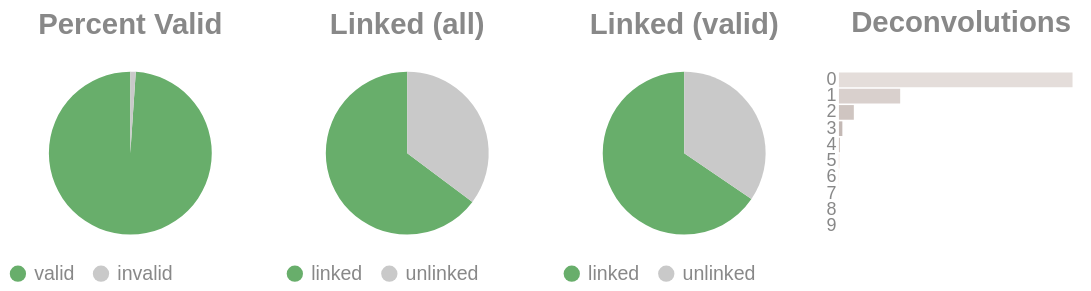

The notebook cell this image was saved under:
### Code cell
if SKIPLR:
    pass
else:
    clash = Counter()
    for i in valids['molecule'].to_list():
        _mol = i.split("-")
        if len(_mol) == 1:
            clash.update('0')
        else:
            clash.update(_mol[-1])

    _d = {"deconvolutions": [], 'count': []}
    for k,v in clash.items():
        _d['deconvolutions'].append(k)
        _d['count'].append(v)

    tot_valid = valids['reads'].sum()
    mask = valids['reads'] >= 2
    n_linked_reads = valids.filter(mask)['reads'].sum()
    if n_linked_reads == 0:
        print_html("No linked molecules (>=2 reads) were detected; skipping linked-only distributions.")
        SKIPLR = True
    else:
        perc_valid = round(tot_valid / n_reads, 4)
        linked_perc_abs = round(n_linked_reads / n_reads, 4)
        linked_perc = round(n_linked_reads / tot_valid, 4)

    _valid = pl.DataFrame({"valids": ['valid', 'invalid'], "count": [tot_valid, n_reads - tot_valid]})
    _linked_abs = pl.DataFrame({"linked (absolute)": ['linked', 'unlinked'], "count": [n_linked_reads, n_reads - n_linked_reads]})
    _linked_rel = pl.DataFrame({"linked (valids)": ['linked', 'unlinked'], "count": [n_linked_reads, tot_valid - n_linked_reads]})

    (
        alt.hconcat(
            piechart(_valid, goodval = 'valid', title = "Percent Valid"),
            piechart(_linked_abs, goodval = "linked", title =  "Linked (all)"),
            piechart(_linked_rel, goodval = "linked", title =  "Linked (valid)"),
            convolutionbar(pl.DataFrame(_d), title = "Deconvolutions"),
            center = True,
            bounds = 'flush'
        )
        .resolve_scale(color='independent')
        .resolve_legend('independent')
        .properties(usermeta={'embedOptions': {"actions": False}})
    ).display()

### Figure 1 — Vega-Lite specification as saved in the notebook (floating-point values rounded to 4 significant figures)
{"width": "container", "height": 400, "config": {"title": {"anchor": "start", "dy": -15, "fontSize": 18, "color": "#888888", "subtitleColor": "#888888", "subtitleFontSize": 14}, "arc": {"fill": "#0072B2"}, "axis": {"domainColor": "#888888", "domainWidth": 0.5, "gridWidth": 0.2, "grid": false, "titleFontWeight": 400, "titleFontSize": 15, "labelFontSize": 11, "labelColor": "#888888", "tickColor": "#888888", "tickWidth": 0.2, "titleColor": "#888888"}, "axisBand": {"grid": false}, "axisX": {"grid": true, "tickSize": 10, "domainCap": "round"}, "axisY": {"domain": false, "grid": true, "tickSize": 0, "domainCap": "round"}, "background": "transparent", "header": {"labelFontSize": 15, "labelColor": "#888888", "titleFontSize": 15, "titleFontWeight": 600, "titleColor": "#888888"}, "legend": {"labelFont": "sans-serif", "labelFontSize": 12, "labelColor": "#888888", "symbolSize": 100, "symbolType": "circle", "titleFontSize": 12, "titlePadding": 10, "titleColor": "#888888", "title": null}, "range": {"category": ["#E69F00", "#56B4E9", "#009E73", "#F0E442", "#0072B2", "#D55E00", "#CC79A7", "#000000"], "diverging": ["#cfe8f3", "#a2d4ec", "#73bfe2", "#46abdb", "#1696d2", "#12719e"]}, "area": {"fill": "#0072B2", "fillOpacity": 0.7, "line": true, "strokeOpacity": 0.7}, "line": {"color": "#0072B2", "stroke": "#0072B2", "strokeWidth": 2}, "trail": {"color": "#0072B2", "stroke": "#0072B2", "strokeWidth": 0, "size": 1}, "point": {"filled": true, "fillOpacity": 1.0, "size": 95}, "text": {"color": "#888888", "fontSize": 11, "align": "right", "fontWeight": 400, "size": 11}, "bar": {"fill": "#0072B2", "stroke": null}, "view": {"stroke": null, "continuousWidth": 660, "continuousHeight": 400}}, "hconcat": [{"data": {"name": "data-cc95398e2d66259a2ffab281186e6cba"}, "mark": {"type": "arc"}, "encoding": {"color": {"field": "valids", "legend": {"orient": "bottom", "title": null}, "scale": {"domain": ["valid", "invalid"], "range": ["#68ae6b", "#C9C9C9"]}, "title": "Valids", "type": "nominal"}, "theta": {"field": "count", "type": "quantitative"}, "tooltip": [{"field": "valids", "title": "Valids", "type": "ordinal"}, {"field": "percent", "format": ".2%", "title": "Percent", "type": "quantitative"}, {"field": "count", "title": "Count", "type": "quantitative"}]}, "height": 100, "title": {"text": "Percent Valid", "align": "center", "anchor": "middle"}, "transform": [{"calculate": "datum.count / 2591044", "as": "percent"}], "width": 150}, {"data": {"name": "data-639aa3cbbce091ecd0c4bf7e3ef2c7f3"}, "mark": {"type": "arc"}, "encoding": {"color": {"field": "linked (absolute)", "legend": {"orient": "bottom", "title": null}, "scale": {"domain": ["linked", "unlinked"], "range": ["#68ae6b", "#C9C9C9"]}, "title": "Linked (Absolute)", "type": "nominal"}, "theta": {"field": "count", "type": "quantitative"}, "tooltip": [{"field": "linked (absolute)", "title": "Linked (Absolute)", "type": "ordinal"}, {"field": "percent", "format": ".2%", "title": "Percent", "type": "quantitative"}, {"field": "count", "title": "Count", "type": "quantitative"}]}, "height": 100, "title": {"text": "Linked (all)", "align": "center", "anchor": "middle"}, "transform": [{"calculate": "datum.count / 2591044", "as": "percent"}], "width": 150}, {"data": {"name": "data-00e5875f642232db7767adaf3ff13f96"}, "mark": {"type": "arc"}, "encoding": {"color": {"field": "linked (valids)", "legend": {"orient": "bottom", "title": null}, "scale": {"domain": ["linked", "unlinked"], "range": ["#68ae6b", "#C9C9C9"]}, "title": "Linked (Valids)", "type": "nominal"}, "theta": {"field": "count", "type": "quantitative"}, "tooltip": [{"field": "linked (valids)", "title": "Linked (Valids)", "type": "ordinal"}, {"field": "percent", "format": ".2%", "title": "Percent", "type": "quantitative"}, {"field": "count", "title": "Count", "type": "quantitative"}]}, "height": 100, "title": {"text": "Linked (valid)", "align": "center", "anchor": "middle"}, "transform": [{"calculate": "datum.count / 2563334", "as": "percent"}], "width": 150}, {"data": {"name": "data-dbdd69af4531214fc7e948e54761e5c9"}, "mark": {"type": "bar"}, "encoding": {"color": {"field": "deconvolutions", "legend": null, "scale": {"scheme": "lightgreyred"}, "type": "nominal"}, "tooltip": [{"field": "deconvolutions", "title": "Deconvolutions", "type": "ordinal"}, {"field": "percent", "format": ".2%", "title": "Percent", "type": "quantitative"}, {"field": "count", "title": "Count", "type": "quantitative"}], "x": {"axis": null, "field": "count", "type": "quantitative"}, "y": {"field": "deconvolutions", "sort": "ascending", "title": null, "type": "nominal"}}, "height": 100, "title": {"text": "Deconvolutions", "align": "center", "anchor": "middle"}, "transform": [{"calculate": "datum.count / 1414207", "as": "percent"}], "width": 150}], "bounds": "flush", "center": true, "resolve": {"legend": {"angle": "independent"}, "scale": {"color": "independent"}}, "usermeta": {"embedOptions": {"actions": false}}, "$schema": "https://vega.github.io/schema/vega-lite/v6.4.1.json", "datasets": {"data-cc95398e2d66259a2ffab281186e6cba": [{"valids": "valid", "count": 2563334}, {"valids": "invalid", "count": 27710}], "data-639aa3cbbce091ecd0c4bf7e3ef2c7f3": [{"linked (absolute)": "linked", "count": 1677984}, {"linked (absolute)": "unlinked", "count": 913060}], "data-00e5875f642232db7767adaf3ff13f96": [{"linked (valids)": "linked", "count": 1677984}, {"linked (valids)": "unlinked", "count": 885350}], "data-dbdd69af4531214fc7e948e54761e5c9": [{"deconvolutions": "0", "count": 1051579}, {"deconvolutions": "1", "count": 275714}, {"deconvolutions": "2", "count": 67049}, {"deconvolutions": "3", "count": 15418}, {"deconvolutions": "4", "count": 3442}, {"deconvolutions": "5", "count": 763}, {"deconvolutions": "6", "count": 186}, {"deconvolutions": "7", "count": 44}, {"deconvolutions": "8", "count": 9}, {"deconvolutions": "9", "count": 3}]}}
